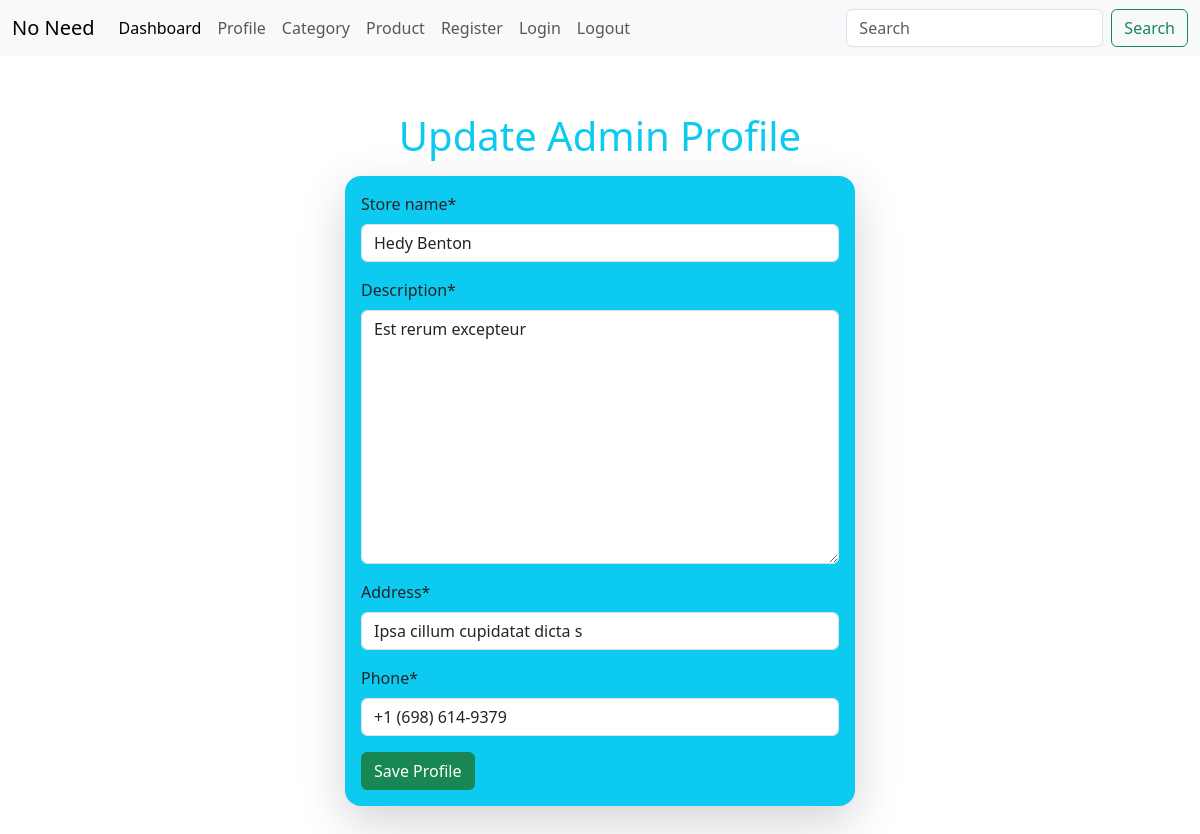
/createprofile-ad/ (signed in), run on the app's committed database.
### EcommerceApp/models.py (models this page shows, shortened)
class AdminModel(models.Model):
    user = models.OneToOneField(UserModel, on_delete=models.CASCADE)
    store_name = models.CharField(max_length=30, null=True)
    description=models.TextField(null=True)
    address=models.CharField(max_length=30, null=True)
    phone=models.CharField(max_length=30, null=True)
    time=models.DateTimeField(auto_now=True, null=True)

### EcommerceApp/views.py (the view)
# urls.py: path('createprofile-ad/', AdminProfilePage, name='createprofile_ad'),
def AdminProfilePage(request):
    try:
        admin_profile=AdminModel.objects.get(user=request.user)
    except AdminModel.DoesNotExist:
        admin_profile = None
    if request.method == 'POST':
        aform = AdminForm(request.POST, instance=admin_profile)
        if aform.is_valid():
            profile=aform.save(commit=False)
            profile.user=request.user
            profile.save()
            messages.success(request, 'Profile Updated')
            return redirect('profile')
    else:
        aform = AdminForm(instance=admin_profile)
    cont={'aform': aform}
    return render(request, 'pages/createprofile.html', cont)

### EcommerceApp/forms.py
class AdminForm(forms.ModelForm):
    class Meta:
        model = AdminModel
        fields = '__all__'
        exclude = ['user']

### EcommerceApp/templates/pages/createprofile.html (shortened to what this page needs)
{% extends 'base/base.html' %}
{% block body %}
    <div class="m-5 row justify-content-center">
        <h1 class="text-center text-info p-2"> {% if aform %} Update Admin Profile {% else %} Update Customer profile {% endif %}</h1>
        {% load crispy_forms_tags %}
        <div class="col-md-6 shadow-lg rounded-4 p-3 bg-info">
            <form action="" method="post">
                {% if aform %}
                    {{aform|crispy}}
                {% endif %}
                <button class="btn btn-success" type="submit">Save Profile</button>
            </form>
        </div>
    </div>
{% endblock body %}

### data on the page
AdminModel: store_name "Hedy Benton", description "Est rerum excepteur", address "Ipsa cillum cupidatat dicta s", phone "+1 (698) 614-9379"
